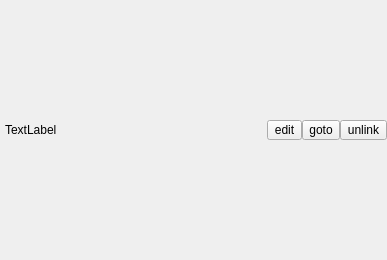
<?xml version="1.0" encoding="UTF-8"?>
<ui version="4.0">
 <class>EntityHeader</class>
 <widget class="QWidget" name="EntityHeader">
  <property name="geometry">
   <rect>
    <x>0</x>
    <y>0</y>
    <width>387</width>
    <height>260</height>
   </rect>
  </property>
  <property name="sizePolicy">
   <sizepolicy hsizetype="Expanding" vsizetype="Preferred">
    <horstretch>0</horstretch>
    <verstretch>0</verstretch>
   </sizepolicy>
  </property>
  <property name="windowTitle">
   <string>Form</string>
  </property>
  <layout class="QVBoxLayout" name="verticalLayout">
   <property name="spacing">
    <number>0</number>
   </property>
   <property name="margin">
    <number>0</number>
   </property>
   <item>
    <widget class="QWidget" name="containerPrefab" native="true">
     <layout class="QHBoxLayout" name="horizontalLayout_2">
      <property name="spacing">
       <number>0</number>
      </property>
      <property name="leftMargin">
       <number>5</number>
      </property>
      <property name="topMargin">
       <number>0</number>
      </property>
      <property name="rightMargin">
       <number>0</number>
      </property>
      <property name="bottomMargin">
       <number>0</number>
      </property>
      <item>
       <widget class="QLabel" name="labelPrefabPath">
        <property name="minimumSize">
         <size>
          <width>100</width>
          <height>20</height>
         </size>
        </property>
        <property name="maximumSize">
         <size>
          <width>16777215</width>
          <height>20</height>
         </size>
        </property>
        <property name="text">
         <string>TextLabel</string>
        </property>
       </widget>
      </item>
      <item>
       <widget class="QToolButton" name="buttonEdit">
        <property name="minimumSize">
         <size>
          <width>0</width>
          <height>20</height>
         </size>
        </property>
        <property name="maximumSize">
         <size>
          <width>16777215</width>
          <height>20</height>
         </size>
        </property>
        <property name="text">
         <string>edit</string>
        </property>
       </widget>
      </item>
      <item>
       <widget class="QToolButton" name="buttonGoto">
        <property name="minimumSize">
         <size>
          <width>0</width>
          <height>20</height>
         </size>
        </property>
        <property name="maximumSize">
         <size>
          <width>16777215</width>
          <height>20</height>
         </size>
        </property>
        <property name="text">
         <string>goto</string>
        </property>
       </widget>
      </item>
      <item>
       <widget class="QToolButton" name="buttonUnlink">
        <property name="minimumSize">
         <size>
          <width>40</width>
          <height>20</height>
         </size>
        </property>
        <property name="maximumSize">
         <size>
          <width>16777215</width>
          <height>20</height>
         </size>
        </property>
        <property name="text">
         <string>unlink</string>
        </property>
       </widget>
      </item>
     </layout>
    </widget>
   </item>
  </layout>
 </widget>
 <resources/>
 <connections/>
</ui>
